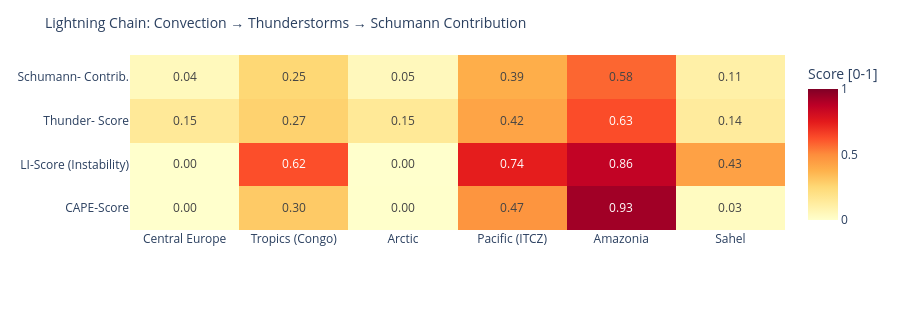

Notebook source saved alongside this figure:
### Code cell
# ============================================================
# LIGHTNING CHAIN: Convection → Thunderstorms → Schumann
# Shows the causal chain per measurement point as heatmap
# ============================================================

def cape_score(v):
    """CAPE → normalized score [0,1]"""
    if v is None or pd.isna(v): return 0.0
    return min(1.0, float(v) / 3000)

def li_score(v):
    """Lifted Index: negative = unstable → score [0,1]"""
    if v is None or pd.isna(v): return 0.3
    return min(1.0, max(0.0, (-float(v) + 6) / 12))

def cloud_score(v):
    if v is None or pd.isna(v): return 0.3
    return float(v) / 100

def thunder_score(row):
    """Kombinierter Gewitterwahrscheinlichkeits-Score
    CAPE + LI + Bedeckung + WMO-Gewitter + konvektiver Niederschlag (showers)
    Hinweis: X-Ray und Kp sind kein Bestandteil – nur geomagn./solarer Kontext.
    """
    cs = cape_score(row.get('cape'))
    ls = li_score(row.get('li'))
    cl = cloud_score(row.get('cloud'))
    t  = 1.0 if row.get('thunderstorm') else 0.0
    # Convective precipitation (showers) as additional indicator
    sh = min(1.0, (row.get('showers') or 0) / 5.0)
    return round(cs * 0.30 + ls * 0.25 + cl * 0.15 + t * 0.20 + sh * 0.10, 3)

def schumann_contribution(t_score, lat):
    """Schumann contribution: higher in tropics (±30°), scaled by thunderstorm score"""
    lat_weight = max(0.3, 1.0 - abs(lat) / 60)
    return round(t_score * lat_weight, 3)

df_atm['cape_score']   = df_atm.apply(lambda r: cape_score(r['cape']), axis=1)
df_atm['li_score']     = df_atm.apply(lambda r: li_score(r['li']),    axis=1)
df_atm['thunder_score']= df_atm.apply(lambda r: thunder_score(r.to_dict()), axis=1)
df_atm['schumann_contribution'] = df_atm.apply(
    lambda r: schumann_contribution(r['thunder_score'], r['lat']), axis=1)

metrics = ['cape_score', 'li_score', 'thunder_score', 'schumann_contribution']
labels  = ['CAPE-Score', 'LI-Score\n(Instability)', 'Thunder-\nScore', 'Schumann-\nContrib.']
z_data  = [df_atm[m].tolist() for m in metrics]

fig = go.Figure(go.Heatmap(
    z=z_data,
    x=df_atm['point'].tolist(),
    y=labels,
    colorscale='YlOrRd',
    zmin=0, zmax=1,
    text=[[f'{v:.2f}' for v in row] for row in z_data],
    texttemplate='%{text}', textfont=dict(size=12),
    colorbar=dict(title='Score [0-1]')
))
fig.update_layout(
    title=dict(text='Lightning Chain: Convection → Thunderstorms → Schumann Contribution', font=dict(size=14)),
    height=310,
    plot_bgcolor='rgba(0,0,0,0)', paper_bgcolor='rgba(0,0,0,0)',
    margin=dict(l=130, r=80, t=55, b=80)
)
fig.show()

### Figure 1 — Plotly figure (JSON) as saved in the notebook; plotly's stock layout.template omitted (floating-point values rounded to 4 significant figures)
{"data": [{"colorbar": {"title": {"text": "Score [0-1]"}}, "colorscale": [[0.0, "rgb(255,255,204)"], [0.125, "rgb(255,237,160)"], [0.25, "rgb(254,217,118)"], [0.375, "rgb(254,178,76)"], [0.5, "rgb(253,141,60)"], [0.625, "rgb(252,78,42)"], [0.75, "rgb(227,26,28)"], [0.875, "rgb(189,0,38)"], [1.0, "rgb(128,0,38)"]], "text": [["0.00", "0.30", "0.00", "0.47", "0.93", "0.03"], ["0.00", "0.62", "0.00", "0.74", "0.86", "0.43"], ["0.15", "0.27", "0.15", "0.42", "0.63", "0.14"], ["0.04", "0.25", "0.05", "0.39", "0.58", "0.11"]], "textfont": {"size": 12}, "texttemplate": "%{text}", "type": "heatmap", "x": ["Central Europe", "Tropics (Congo)", "Arctic", "Pacific (ITCZ)", "Amazonia", "Sahel"], "y": ["CAPE-Score", "LI-Score\n(Instability)", "Thunder-\nScore", "Schumann-\nContrib."], "z": [[0.0, 0.2967, 0.003333, 0.4733, 0.9333, 0.03], [0.0, 0.625, 0.0, 0.7417, 0.8583, 0.4333], [0.15, 0.271, 0.153, 0.422, 0.63, 0.135], [0.045, 0.253, 0.046, 0.387, 0.578, 0.106]], "zmax": 1, "zmin": 0}], "layout": {"height": 310, "margin": {"b": 80, "l": 130, "r": 80, "t": 55}, "paper_bgcolor": "rgba(0,0,0,0)", "plot_bgcolor": "rgba(0,0,0,0)", "title": {"font": {"size": 14}, "text": "Lightning Chain: Convection → Thunderstorms → Schumann Contribution"}}}
